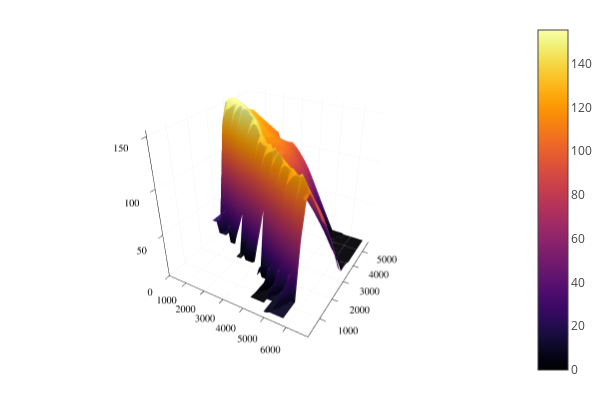

Here is the notebook cell this chart was saved with:
### Markdown cell above
Not only does the Plotly backend interpolate the surface better, it also allows for interactive plots. More information and a full list of backends is available [here](https://docs.juliaplots.org/latest/backends/).

### Code cell
plotlyjs()
plot(X, Y, Z, st=:surface)

### Figure 1 — Plotly figure (JSON) as saved in the notebook; plotly's stock layout.template omitted (floating-point values rounded to 4 significant figures; data arrays with more than 128 entries replaced by an {"elided": "..."} marker saying what was removed)
{"data": [{"colorbar": {"title": ""}, "colorscale": {"elided": "256x2 mixed values"}, "hoverinfo": "none", "name": "", "opacity": null, "scene": "scene", "showlegend": false, "showscale": true, "type": "surface", "x": {"elided": "22x54 float values"}, "xaxis": "x", "y": {"elided": "22x54 float values"}, "yaxis": "y", "z": {"elided": "22x54 float values"}, "zaxis": "z", "zmax": 155.4, "zmin": 0.0}], "layout": {"annotations": [], "height": 400, "legend_position": {"bgcolor": "rgba(255, 255, 255, 1.000)", "bordercolor": "rgba(0, 0, 0, 1.000)", "borderwidth": 1, "font": {"color": "rgba(0, 0, 0, 1.000)", "family": "sans-serif", "size": 11}, "title": {"font": {"color": "rgba(0, 0, 0, 1.000)", "family": "sans-serif", "size": 15}, "text": ""}, "tracegroupgap": 0, "traceorder": "normal", "x": 1.0, "xanchor": "auto", "y": 1.0, "yanchor": "auto"}, "margin": {"b": 20, "l": 0, "r": 0, "t": 20}, "paper_bgcolor": "rgba(255, 255, 255, 1.000)", "plot_bgcolor": "rgba(255, 255, 255, 1.000)", "scene": {"camera": {"eye": {"x": 1.126, "y": -1.95, "z": 1.3}}, "domain": {"x": [0.06582, 0.9934], "y": [0.03762, 0.9902]}, "xaxis": {"gridcolor": "rgba(0, 0, 0, 0.100)", "gridwidth": 0.5, "linecolor": "rgba(0, 0, 0, 1.000)", "mirror": false, "range": [42.82, 6939.0], "showgrid": true, "showline": true, "showticklabels": true, "tickangle": 0, "tickcolor": "rgb(0, 0, 0)", "tickfont": {"color": "rgba(0, 0, 0, 1.000)", "family": "sans-serif", "size": 11}, "tickmode": "array", "ticks": "inside", "ticktext": ["1000", "2000", "3000", "4000", "5000", "6000"], "tickvals": [1000.0, 2000.0, 3000.0, 4000.0, 5000.0, 6000.0], "title": "", "titlefont": {"color": "rgba(0, 0, 0, 1.000)", "family": "sans-serif", "size": 15}, "type": "-", "visible": true, "zeroline": false, "zerolinecolor": "rgba(0, 0, 0, 1.000)"}, "yaxis": {"gridcolor": "rgba(0, 0, 0, 0.100)", "gridwidth": 0.5, "linecolor": "rgba(0, 0, 0, 1.000)", "mirror": false, "range": [153.6, 5711.0], "showgrid": true, "showline": true, "showticklabels": true, "tickangle": 0, "tickcolor": "rgb(0, 0, 0)", "tickfont": {"color": "rgba(0, 0, 0, 1.000)", "family": "sans-serif", "size": 11}, "tickmode": "array", "ticks": "inside", "ticktext": ["1000", "2000", "3000", "4000", "5000"], "tickvals": [1000.0, 2000.0, 3000.0, 4000.0, 5000.0], "title": "", "titlefont": {"color": "rgba(0, 0, 0, 1.000)", "family": "sans-serif", "size": 15}, "type": "-", "visible": true, "zeroline": false, "zerolinecolor": "rgba(0, 0, 0, 1.000)"}, "zaxis": {"gridcolor": "rgba(0, 0, 0, 0.100)", "gridwidth": 0.5, "linecolor": "rgba(0, 0, 0, 1.000)", "mirror": false, "range": [0.0, 155.4], "showgrid": true, "showline": true, "showticklabels": true, "tickangle": 0, "tickcolor": "rgb(0, 0, 0)", "tickfont": {"color": "rgba(0, 0, 0, 1.000)", "family": "sans-serif", "size": 11}, "tickmode": "array", "ticks": "inside", "ticktext": ["0", "50", "100", "150"], "tickvals": [0.0, 50.0, 100.0, 150.0], "title": "", "titlefont": {"color": "rgba(0, 0, 0, 1.000)", "family": "sans-serif", "size": 15}, "type": "-", "visible": true, "zeroline": false, "zerolinecolor": "rgba(0, 0, 0, 1.000)"}}, "showlegend": true, "width": 600}}
